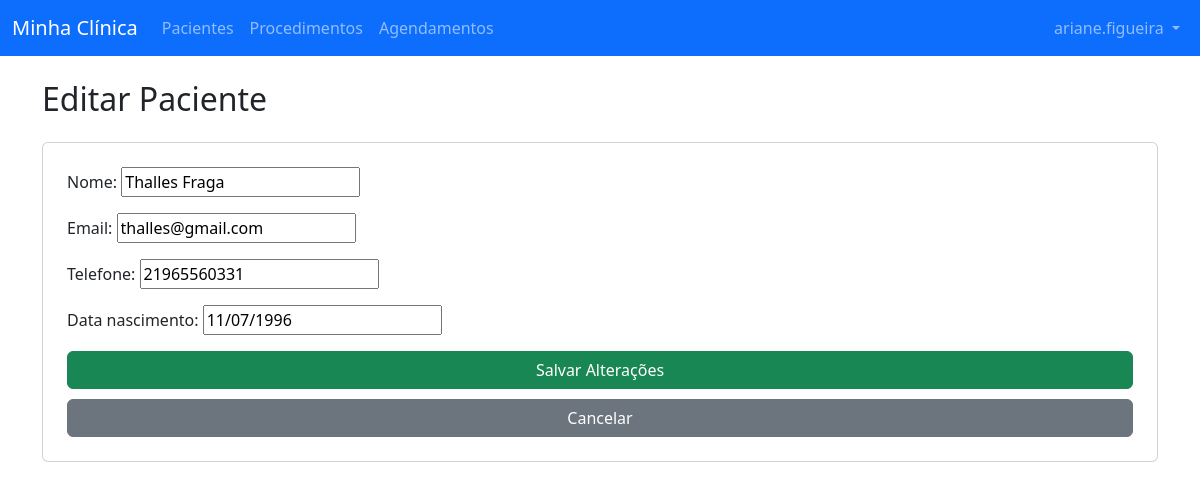
The app's page /pacientes/editar/1/ (signed in) with its own data.
### core/models.py (models this page shows)
class Paciente(models.Model):
    user = models.ForeignKey(User, on_delete=models.CASCADE)
    nome = models.CharField(max_length=100, blank=False, null=False)
    telefone = models.CharField(max_length=15, unique=True, blank=False, null=False)
    data_nascimento = models.DateField()
    email = models.EmailField(unique=True, blank=False, null=False)
    def __str__(self):
        return self.nome

### core/views.py (the view)
# urls.py: path('pacientes/editar/<int:paciente_id>/', views.editar_paciente, name='editar_paciente'),
@login_required
def editar_paciente(request, paciente_id):
    print(f"[DEBUG] Usuário: {request.user}")
    print(f"[DEBUG] ID do paciente: {paciente_id}")
    paciente = get_object_or_404(Paciente, id=paciente_id, user=request.user)
    print(f"[DEBUG] Paciente encontrado: {paciente}")
    if request.method == 'POST':
        form = PacienteForm(request.POST, instance=paciente)
        if form.is_valid():
            form.save()
            return redirect('listar_pacientes')
    else:
        form = PacienteForm(instance=paciente)
    return render(request, 'core/editar_paciente.html', {'form': form})

### core/forms.py
class PacienteForm(forms.ModelForm):
    nome = forms.CharField(required=True)
    email = forms.EmailField(required=True)
    telefone = forms.CharField(required=True)
    data_nascimento = forms.DateField(required=True)
    class Meta:
        model = Paciente
        fields = ('nome', 'email', 'telefone', 'data_nascimento')

### core/templates/core/editar_paciente.html (shortened to what this page needs)
{% extends 'core/base.html' %}
{% block content %}
<h2 class="mb-4">Editar Paciente</h2>
<form method="post" class="card p-4">
    {{ form.as_p }}
    <button type="submit" class="btn btn-success">Salvar Alterações</button>
    <a href="{% url 'listar_pacientes' %}" class="btn btn-secondary" style="margin-top: 10px">Cancelar</a>
</form>
{% endblock %}

### core/templates/core/base.html (shortened to what this page needs)
<!DOCTYPE html>
<html lang="pt-br">
<head>
    <link href="https://cdn.jsdelivr.net/npm/bootstrap@5.3.0/dist/css/bootstrap.min.css" rel="stylesheet">
    <link href="https://cdn.jsdelivr.net/npm/bootstrap@5.3.3/dist/css/bootstrap.min.css" rel="stylesheet">
    <link href="https://cdn.jsdelivr.net/npm/bootstrap-icons@1.10.5/font/bootstrap-icons.css" rel="stylesheet">
</head>
<body>
    <nav class="navbar navbar-expand-lg navbar-dark bg-primary">
  <div class="container-fluid">
    <a class="navbar-brand" href="{% url 'home' %}">Minha Clínica</a>
    <div class="collapse navbar-collapse" id="navbarNav">
      <ul class="navbar-nav">
        <li class="nav-item">
          <a class="nav-link" href="{% url 'listar_pacientes' %}">Pacientes</a>
        </li>
        <li class="nav-item">
          <a class="nav-link" href="{% url 'listar_procedimentos' %}">Procedimentos</a>
        </li>
        <li class="nav-item">
          <a class="nav-link" href="{% url 'listar_agendamentos' %}">Agendamentos</a>
        </li>
      </ul>
      <ul class="navbar-nav ms-auto">
        <li class="nav-item dropdown">
          <a class="nav-link dropdown-toggle" href="#" id="userDropdown" role="button" data-bs-toggle="dropdown" aria-expanded="false">
            {{ request.user.username }}
          </a>
        </li>
      </ul>
    </div>
  </div>
</nav>
    <div class="container mt-4">
        {% block content %}
        {% endblock %}
    </div>
    </body>
</html>

### records on screen
Paciente: nome "Thalles Fraga", email "thalles@gmail.com", telefone "21965560331", data_nascimento "11/07/1996"

### other values on screen
{{ request.user.username }} "ariane.figueira"
